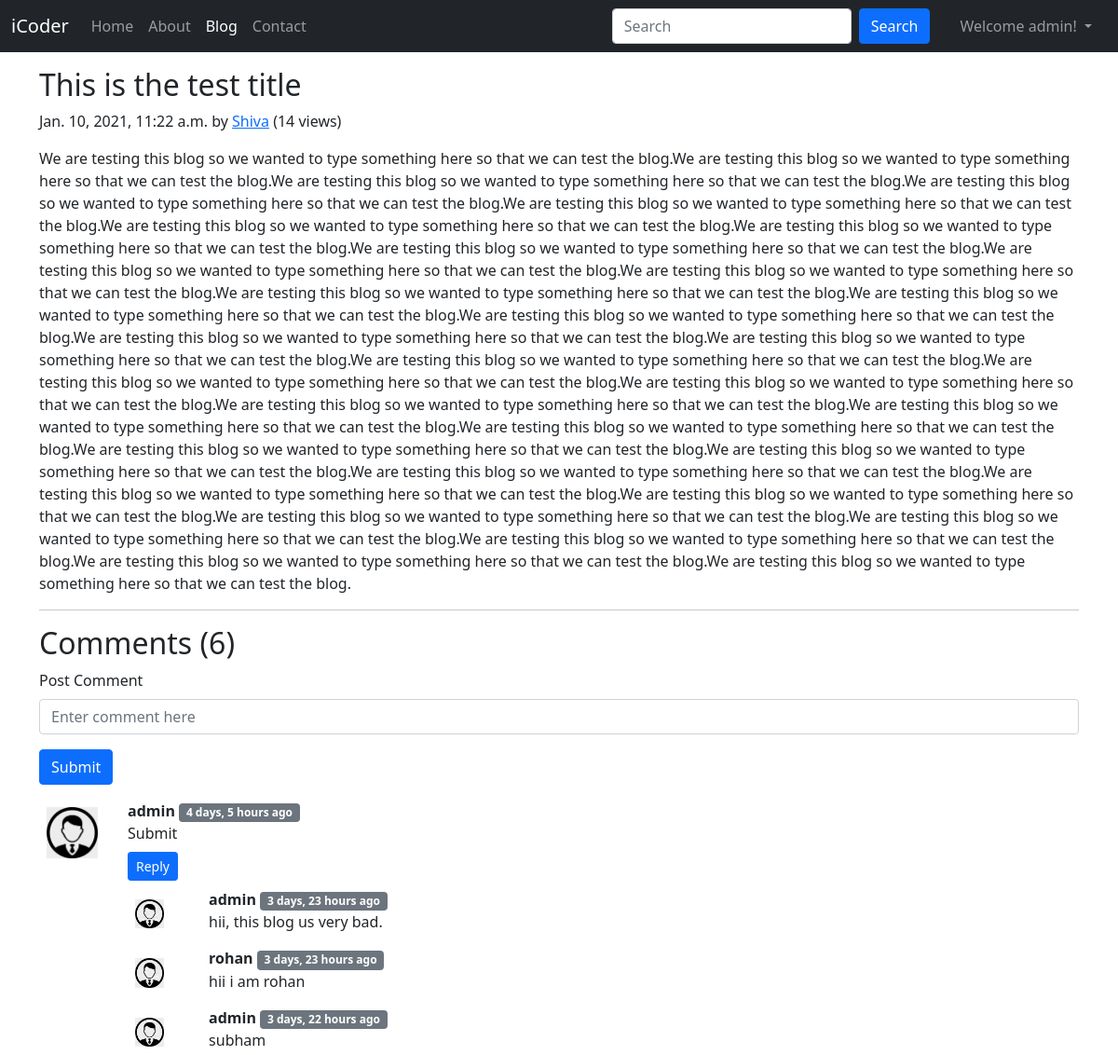
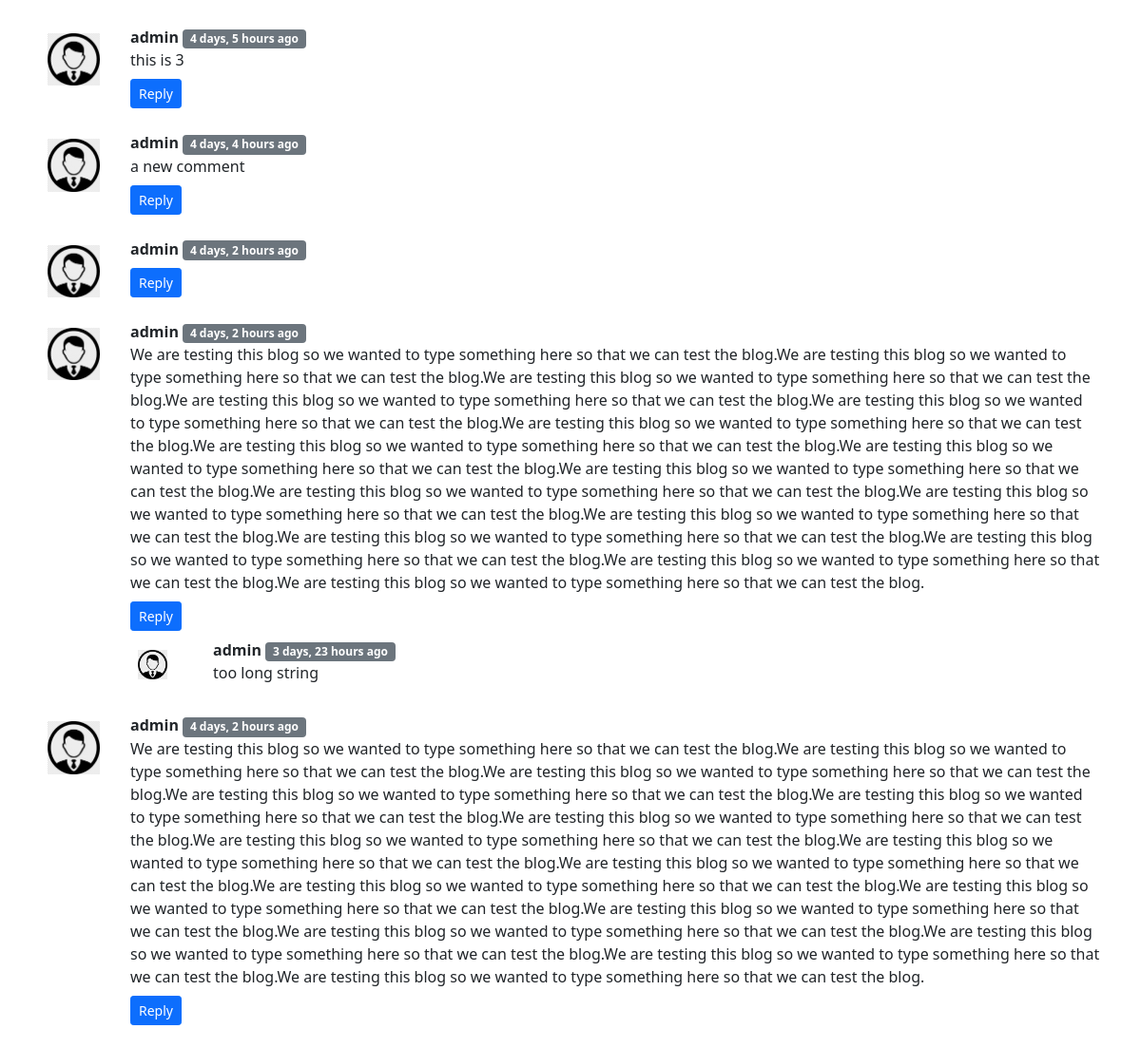
/blog/first-blog (signed in), run on the app's committed database (2 pictures, top to bottom).
### blog/models.py (models this page shows, shortened)
class Post(models.Model):
    sno = models.AutoField(primary_key=True)
    title = models.CharField(max_length=255)
    content = models.TextField()
    author = models.CharField(max_length=13)
    slug = models.CharField(max_length=130)
    views = models.IntegerField(default=0)
    timeStamp = models.DateTimeField(blank=True)

class BlogComment(models.Model):
    sno = models.AutoField(primary_key=True)
    comment = models.TextField()
    user = models.ForeignKey(User, on_delete=models.CASCADE)
    post = models.ForeignKey(Post, on_delete=models.CASCADE) # if post is deteded comment also deleted
    parent = models.ForeignKey('self', on_delete=models.CASCADE, null=True)
    timestamp = models.DateTimeField(default=now)
    def __str__(self):
        return self.comment[0:13] + "... by " + self.user.username

### blog/views.py (the view)
# urls.py: path('<str:slug>', views.blogPost, name='blogPost'),
def blogPost(request, slug):
    post = Post.objects.filter(slug=slug).first()
    post.views = post.views + 1
    post.save()
    comments = BlogComment.objects.filter(post=post, parent=None)
    replies = BlogComment.objects.filter(post=post).exclude(parent=None)
    replyDict = {}
    for reply in replies:  # all reply store here a particular comment
        if reply.parent.sno not in replyDict.keys():
            replyDict[reply.parent.sno] = [reply]
        else:
            replyDict[reply.parent.sno].append(reply)
    print(replyDict)
    context = {'post':post, 'comments': comments, 'user': request.user, 'replyDict':replyDict}
    return render(request, 'blog/blogPost.html', context)

### blog/templatetags/extras.py (called while the page is built)
@register.filter(name='get_val')
def get_val(dict, key):
    return dict.get(key)

### templates/blog/blogPost.html (shortened to what this page needs)
{% extends 'base.html' %}
{% block blogactive %}active{% endblock blogactive %}
{% block body %}
{% load humanize %}
<div class="container my-3">
    <h2 class="blog-post-title">{{post.title}}</h2>
    <p class="blog-post-meta">{{post.timeStamp}} by <a href="/about">{{post.author}}</a> (<span>{{post.views}} views)</span></p>
    <p>{{post.content|safe}}</p>
    <hr>
</div>
<div class="container">
    <h2>Comments ({{comments.count}})</h2>
    <div class="ny-2">
        {% if user.is_authenticated %}
        <form action="/blog/postComment" method="post">{% csrf_token %}
            <div class="mb-3">
                <label for="comment" class="form-label">Post Comment</label>
                <input type="text" class="form-control" name="comment" id="comment" placeholder="Enter comment here"
                    requried>
            </div>
            <button type="submit" class="btn btn-primary">Submit</button>
        </form>
        {% else %}
        <p>Please login to post comment</p>
        {% endif %}
    </div>
    {% for comment in comments %}
    <div class="row my-3">
        <div class="col-md-1">
            <img src="/static/img/user.png" class="rounded float-start w-100 p-2" alt="" srcset="">
        </div>
        <div class="col-md-11">
            <b>{{comment.user.username}}</b> <span class="badge bg-secondary">{{comment.timestamp|naturaltime}}</span>
            <div>{{comment.comment}}</div>
            <div class="reply mx-0 mt-2">
             {% if user.is_authenticated %}
                    <button class="btn btn-primary btn-sm" type="button" data-bs-toggle="collapse"
                        data-bs-target="#replyBox{{comment.sno}}" aria-expanded="false" aria-controls="replyBox{{comment.sno}}">
                        Reply
                    </button>
                {% else %}
                    <button class="btn btn-primary btn-sm" type="button" data-bs-toggle="collapse"
                            data-bs-target="#replyBox{{comment.sno}}" aria-expanded="false" aria-controls="replyBox{{comment.sno}}" disabled>
                            Login to Reply
                    </button>
                 {% endif %}   {% load extras %}
                <div class="replies my-2">
                    {% for reply in replyDict|get_val:comment.sno %}
                    <div class="row my-2">
                        <div class="col-md-1">
                            <img src="/static/img/user.png" class="rounded float-start w-75 p-2 my-1" alt="" srcset="">
                        </div>
                        <div class="col-md-11">
                        <b>{{reply.user.username}}</b> <span class="badge bg-secondary">{{reply.timestamp|naturaltime}}</span>
                         <div>{{reply.comment}}</div>
                        </div>
                    </div>
                    {% endfor %}
                </div>
            </div>
        </div>
    </div>
    {% endfor %}
</div>
{% endblock body %}

### templates/base.html (shortened to what this page needs)
<!doctype html>
<html lang="en">
<head>
    <link href="https://cdn.jsdelivr.net/npm/bootstrap@5.0.0-beta1/dist/css/bootstrap.min.css" rel="stylesheet"
>
</head>
<body>
    <nav class="navbar navbar-expand-lg navbar-dark bg-dark">
        <div class="container-fluid">
            <a class="navbar-brand" href="/">iCoder</a>
            <div class="collapse navbar-collapse" id="navbarSupportedContent">
                <ul class="navbar-nav me-auto mb-2 mb-lg-0">
                    <li class="nav-item">
                        <a class="nav-link {% block homeactive %}{% endblock homeactive %}" aria-current="page"
                            href="/">Home</a>
                    </li>
                    <li class="nav-item">
                        <a class="nav-link {% block aboutactive %}{% endblock aboutactive %}" href="/about">About</a>
                    </li>
                    <li class="nav-item">
                        <a class="nav-link {% block blogactive %}{% endblock blogactive %}" href="/blog">Blog</a>
                    </li>
                    <li class="nav-item">
                        <a class="nav-link {% block contactactive %}{% endblock contactactive %}"
                            href="/contact">Contact</a>
                    </li>
                </ul>
                <form class="d-flex mx-3" method="get" action="/search">
                    <input class="form-control me-2" type="search" name="query" id="query" placeholder="Search"
                        aria-label="Search">
                    <button class="btn btn-primary" type="submit">Search</button>
                </form>
                {% if user.is_authenticated %}
                <ul class="navbar-nav ml-auto mx-2">
                    <li class="nav-item dropdown">
                    <a class="nav-link dropdown-toggle" href="#" id="navbarDropdown" role="button" data-bs-toggle="dropdown" aria-expanded="false">
                        Welcome {{request.user}}!
                    </a>
                    </li>
                </ul>
                {% endif %}
            </div>
        </div>
    </nav>
    {% block body %}
    {% endblock body %}
</body>
</html>

### data on the page
Post: title "This is the test title", timeStamp "Jan. 10, 2021, 11:22 a.m.", author "Shiva", views "14", content "We are testing this blog so we wanted to type something here so that we can test the blog.We are testing this blog so we wanted to type something here so that we can test the blog.We are testing this blog so we wanted to type something here so that we can test the blog.We are testing this blog so we wanted to type something here so that we can test the blog.We are testing this blog so we wanted to type something here so that we can test the blog.We are testing this blog so we wanted to type something here so that we can test the blog.We are testing this blog so we wanted to type something here so that we can test the blog.We are testing this blog so we wanted to type something here so that…"
BlogComment: user.username "admin", timestamp "4 days, 5 hours ago", comment "Submit"
BlogComment: user.username "admin", timestamp "3 days, 23 hours ago", comment "hii, this blog us very bad."
BlogComment: user.username "rohan", timestamp "3 days, 23 hours ago", comment "hii i am rohan"
BlogComment: user.username "admin", timestamp "3 days, 22 hours ago", comment "subham"
BlogComment: user.username "admin", timestamp "4 days, 5 hours ago", comment "this is 3"
BlogComment: user.username "admin", timestamp "4 days, 4 hours ago", comment "a new comment"
BlogComment: user.username "admin", timestamp "4 days, 2 hours ago"
BlogComment: user.username "admin", timestamp "4 days, 2 hours ago", comment "We are testing this blog so we wanted to type something here so that we can test the blog.We are testing this blog so we wanted to type something here so that we can test the blog.We are testing this blog so we wanted to type something here so that we can test the blog.We are testing this blog so we wanted to type something here so that we can test the blog.We are testing this blog so we wanted to type something here so that we can test the blog.We are testing this blog so we wanted to type something here so that we can test the blog.We are testing this blog so we wanted to type something here so that we can test the blog.We are testing this blog so we wanted to type something here so that…"
BlogComment: user.username "admin", timestamp "3 days, 23 hours ago", comment "too long string"
BlogComment: user.username "admin", timestamp "4 days, 2 hours ago", comment "We are testing this blog so we wanted to type something here so that we can test the blog.We are testing this blog so we wanted to type something here so that we can test the blog.We are testing this blog so we wanted to type something here so that we can test the blog.We are testing this blog so we wanted to type something here so that we can test the blog.We are testing this blog so we wanted to type something here so that we can test the blog.We are testing this blog so we wanted to type something here so that we can test the blog.We are testing this blog so we wanted to type something here so that we can test the blog.We are testing this blog so we wanted to type something here so that…"

### other printed values
{{ request.user }} "admin"
{{ comments.count }} "6"
